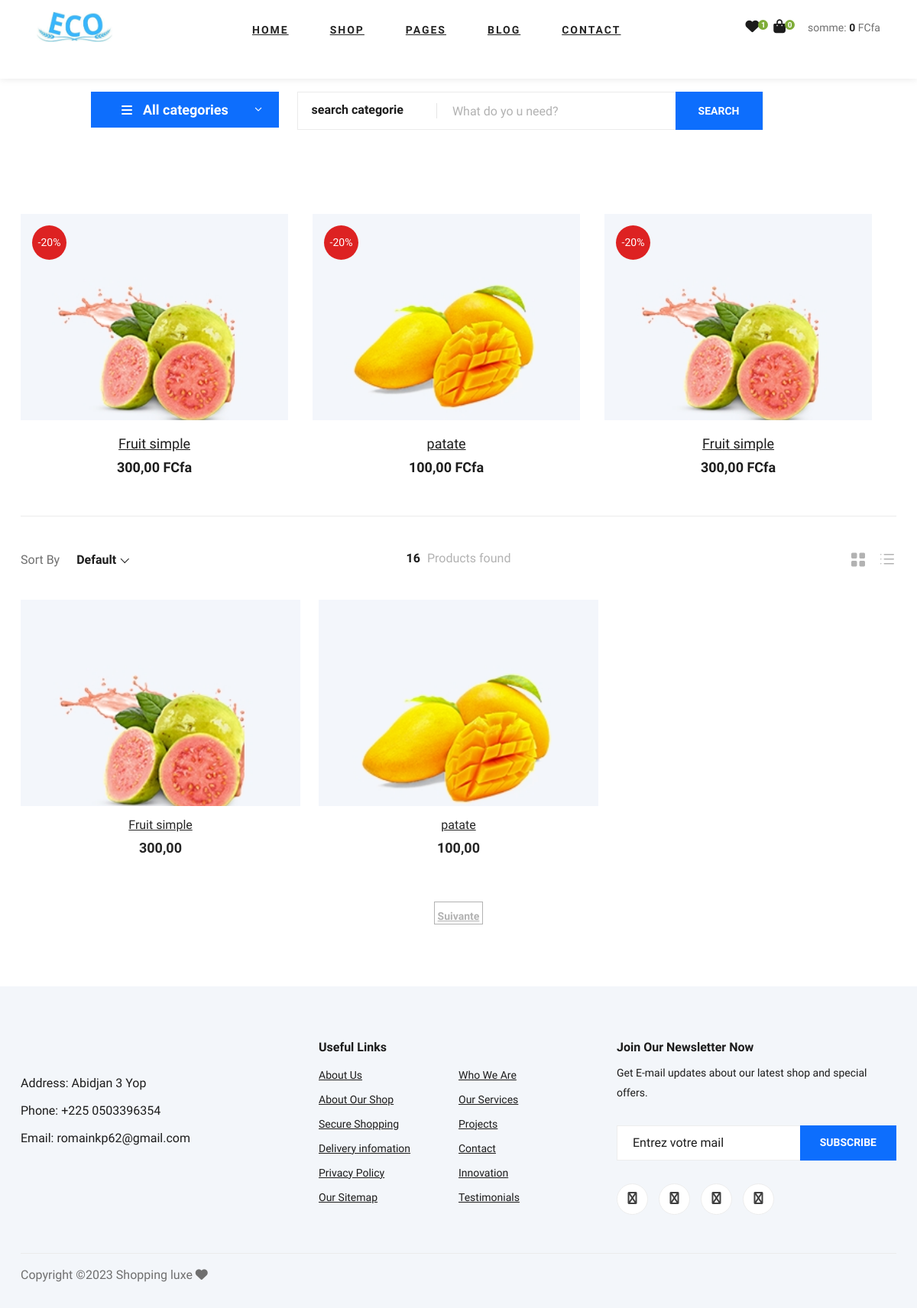
The app's page /shop/ with its own data.
### shop/models.py (models this page shows, shortened)
class Produit(models.Model):
    libelle = models.CharField(max_length=200)
    image = models.ImageField(blank=True, null=True, upload_to="IMG")
    prix_unitaire = models.DecimalField(max_digits=9, decimal_places=2)
    quantity = models.IntegerField()
    description = models.TextField()
    sous_categorie = models.ForeignKey(SousCategorie, on_delete=models.CASCADE, related_name='appartient')
    created_at = models.DateTimeField(auto_now_add=True)
    updated_at = models.DateTimeField(auto_now=True)
    slug = models.SlugField(null=True, blank=True)
    class Meta:
        ordering = ['-created_at']

### shop/views.py (the view)
# urls.py: path('shop/', shop_page_view, name='shop'),
def shop_page_view(request, category=None):
    produits = Produit.objects.all()
    categories = SousCategorie.objects.all()
    recherche = request.GET.get('recherche')
    if category:
        category = get_object_or_404(SousCategorie, slug=category)
        produits = produits.filter(sous_categorie=category)
    if recherche != '' and recherche is not None :
        produits = Produit.objects.filter(libelle__icontains=recherche)
        categories = SousCategorie.objects.filter(libelle__icontains=recherche)
    paginer = Paginator(produits, 2)
    page_number = request.GET.get("page")
    produits = paginer.get_page(page_number)
    context =  {'produits': produits, 'categories': categories, 'category': category}
    return render(request, "base/shop-grid.html", context)

### shop/templates/base/shop-grid.html (shortened to what this page needs)
{% extends "index.html" %}
{% load static %}
{% block content %}
<section class="hero hero-normal" style="margin-top:120px !important;">
    <div class="container">
        <div class="row" style="margin-left: 5rem !important;">
            <div class="col-lg-3">
                <div class="hero__categories">
                    <div class="hero__categories__all bg-primary">
                        <i class="fa fa-bars"></i>
                        <span>All categories </span>
                    </div>
                </div>
            </div>
            <div class="col-lg-9">
                <div class="hero__search">
                    <div class="hero__search__form">
                        <form action="#">
                            <div class="hero__search__categories">
                                search categorie
                            </div>
                            <input type="text" placeholder="What do yo u need?" name="recherche">
                            <button type="submit" class="site-btn bg-primary">SEARCH</button>
                        </form>
                    </div>
                </div>
            </div>
        </div>
    </div>
</section>
    <section class="product spad">
        <div class="container">
            <div class="row">
                <div class="col-lg-12 col-md-7">
                    <div class="product__discount">
                        <div class="row">
                            <div class="product__discount__slider owl-carousel">
                                {% for produit in produits %}
                                <div class="col-lg-11">
                                    <div class="product__discount__item">
                                        <div class="product__discount__item__pic set-bg"
                                            data-setbg="{{ produit.image.url }}">
                                            <div class="product__discount__percent">-20%</div>
                                        </div>
                                        <div class="product__discount__item__text">
                                            <h5><a id="produit{{produit.id}}" href="{% url 'details' pk=produit.id %}">{{produit.libelle}}</a></h5>
                                            <div class="product__item__price"> <strong id="prix{{produit.id}}">{{produit.prix_unitaire}}</strong> FCfa</div>
                                        </div>
                                    </div>
                                </div>
                                {% endfor %}
                            </div>
                        </div>
                    </div>
                    <div class="filter__item">
                        <div class="row">
                            <div class="col-lg-4 col-md-5">
                                <div class="filter__sort">
                                    <span>Sort By</span>
                                </div>
                            </div>
                            <div class="col-lg-4 col-md-4">
                                <div class="filter__found">
                                    <h6><span>16</span> Products found</h6>
                                </div>
                            </div>
                            <div class="col-lg-4 col-md-3">
                                <div class="filter__option">
                                    <span class="icon_grid-2x2"></span>
                                    <span class="icon_ul"></span>
                                </div>
                            </div>
                        </div>
                    </div>
                    <div class="row">
                        {% for produit in produits %}
                        <div class="col-lg-4 col-md-6 col-sm-6">
                            <div class="product__item">
                                <div class="product__item__pic set-bg"
                                    data-setbg="{{ produit.image.url }}">
                                </div>
                                <div class="product__item__text">
                                    <h6><a id="produit{{produit.id}}" href="{% url 'details' pk=produit.id %}">{{produit.libelle}}</a></h6>
                                    <h5> <span id="prix{{produit.id}}">{{produit.prix_unitaire}}</span></h5>
                                </div>
                            </div>
                        </div>
                        {% endfor %}
                    </div>
                    <div class="product__pagination text-center">
                        {% if produits.has_next %}
                        <a href="?page={{ produits.next_page_number }}" class="w-auto p-1">Suivante</a>
                        {% endif %}
                    </div>
                </div>
            </div>
        </div>
    </section>
    {% endblock content %}

### static/css/style.css (style rules this page uses)
html, body { height: 100%; font-family: "Cairo", sans-serif; -webkit-font-smoothing: antialiased; font-smoothing: antialiased; }
h1, h2, h3, h4, h5, h6 { margin: 0; color: #111111; font-weight: 400; font-family: "Cairo", sans-serif; }
h5 { font-size: 18px; }
h6 { font-size: 16px; }
.set-bg { background-repeat: no-repeat; background-size: cover; background-position: top center; }
.spad { padding-top: 100px; padding-bottom: 100px; }
.site-btn { font-size: 14px; color: #ffffff; font-weight: 800; text-transform: uppercase; display: inline-block; padding: 13px 30px 12px; background: #7fad39; border: none; }
.hero { padding-bottom: 50px; }
.hero.hero-normal { padding-bottom: 30px; }
.hero.hero-normal .hero__categories { position: relative; }
.hero.hero-normal .hero__search { margin-bottom: 0; }
.hero__categories__all { background: #7fad39; position: relative; padding: 10px 25px 10px 40px; cursor: pointer; }
.hero__categories__all i { font-size: 16px; color: #ffffff; margin-right: 10px; }
.hero__categories__all span { font-size: 18px; font-weight: 700; color: #ffffff; }
.hero__categories__all:after { position: absolute; right: 18px; top: 9px; content: "3"; font-family: "ElegantIcons"; font-size: 18px; color: #ffffff; }
.hero__search { overflow: hidden; margin-bottom: 30px; }
.hero__search__form { width: 610px; height: 50px; border: 1px solid #ebebeb; position: relative; float: left; }
.hero__search__form form .hero__search__categories { width: 30%; float: left; font-size: 16px; color: #1c1c1c; font-weight: 700; padding-left: 18px; padding-top: 11px; position: relative; }
.hero__search__form form .hero__search__categories:after { position: absolute; right: 0; top: 14px; height: 20px; width: 1px; background: #000000; opacity: 0.1; content: ""; }
.hero__search__form form input { width: 70%; border: none; height: 48px; font-size: 16px; color: #b2b2b2; padding-left: 20px; }
.hero__search__form form input::placeholder { color: #b2b2b2; }
.hero__search__form form button { position: absolute; right: 0; top: -1px; height: 50px; }
.product { padding-top: 80px; padding-bottom: 80px; }
.product__discount { padding-bottom: 50px; }
.product__discount__item__pic { height: 270px; position: relative; overflow: hidden; }
.product__discount__item__pic .product__discount__percent { height: 45px; width: 45px; background: #dd2222; border-radius: 50%; font-size: 14px; color: #ffffff; line-height: 45px; text-align: center; position: absolute; left: 15px; top: 15px; }
.product__discount__item__text { text-align: center; padding-top: 20px; }
.product__discount__item__text h5 { margin-bottom: 6px; }
.product__discount__item__text h5 a { color: #1c1c1c; }
.product__discount__item__text .product__item__price { font-size: 18px; color: #1c1c1c; font-weight: 700; }
.filter__item { padding-top: 45px; border-top: 1px solid #ebebeb; padding-bottom: 20px; }
.filter__sort { margin-bottom: 15px; }
.filter__sort span { font-size: 16px; color: #6f6f6f; display: inline-block; }
.filter__found { text-align: center; margin-bottom: 15px; }
.filter__found h6 { font-size: 16px; color: #b2b2b2; }
.filter__found h6 span { color: #1c1c1c; font-weight: 700; margin-right: 5px; }
.filter__option { text-align: right; margin-bottom: 15px; }
.filter__option span { font-size: 24px; color: #b2b2b2; margin-right: 10px; cursor: pointer; -webkit-transition: all, 0.3s; -moz-transition: all, 0.3s; -ms-transition: all, 0.3s; -o-transition: all, 0.3s; transition: all, 0.3s; }
.filter__option span:last-child { margin: 0; }
.product__item { margin-bottom: 50px; }
.product__item__pic { height: 270px; position: relative; overflow: hidden; }
.product__item__text { text-align: center; padding-top: 15px; }
.product__item__text h6 { margin-bottom: 10px; }
.product__item__text h6 a { color: #252525; }
.product__item__text h5 { color: #252525; font-weight: 700; }
.product__pagination, .blog__pagination { padding-top: 10px; }
.product__pagination a, .blog__pagination a { display: inline-block; width: 30px; height: 30px; border: 1px solid #b2b2b2; font-size: 14px; color: #b2b2b2; font-weight: 700; line-height: 28px; text-align: center; margin-right: 16px; -webkit-transition: all, 0.3s; -moz-transition: all, 0.3s; -ms-transition: all, 0.3s; -o-transition: all, 0.3s; transition: all, 0.3s; }
.product__pagination a:last-child, .blog__pagination a:last-child { margin-right: 0; }
@media only screen and (min-width: 1200px) { .container { max-width: 1170px; } }

### records on screen
Produit: shows a picture, libelle "Fruit simple", prix_unitaire "300,00"
Produit: shows a picture, libelle "patate", prix_unitaire "100,00"
